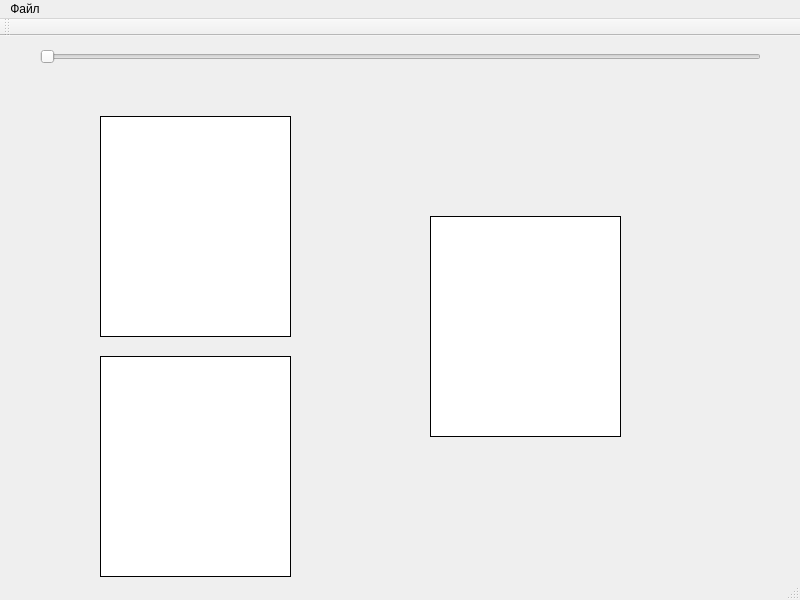
<?xml version="1.0" encoding="UTF-8"?>
<ui version="4.0">
 <class>MainWindow</class>
 <widget class="QMainWindow" name="MainWindow">
  <property name="geometry">
   <rect>
    <x>0</x>
    <y>0</y>
    <width>800</width>
    <height>600</height>
   </rect>
  </property>
  <property name="minimumSize">
   <size>
    <width>800</width>
    <height>600</height>
   </size>
  </property>
  <property name="windowTitle">
   <string>Преобразование треугольников</string>
  </property>
  <widget class="QWidget" name="centralWidget">
   <widget class="QSlider" name="slider">
    <property name="geometry">
     <rect>
      <x>40</x>
      <y>10</y>
      <width>721</width>
      <height>22</height>
     </rect>
    </property>
    <property name="orientation">
     <enum>Qt::Horizontal</enum>
    </property>
   </widget>
   <widget class="PixelFrame" name="one" native="true">
    <property name="geometry">
     <rect>
      <x>100</x>
      <y>80</y>
      <width>191</width>
      <height>221</height>
     </rect>
    </property>
    <property name="styleSheet">
     <string notr="true">background: white; border: 1px solid black;</string>
    </property>
   </widget>
   <widget class="PixelFrame" name="two" native="true">
    <property name="geometry">
     <rect>
      <x>100</x>
      <y>320</y>
      <width>191</width>
      <height>221</height>
     </rect>
    </property>
    <property name="styleSheet">
     <string notr="true">background: white;border: 1px solid black;</string>
    </property>
   </widget>
   <widget class="PixelFrame" name="combo" native="true">
    <property name="geometry">
     <rect>
      <x>430</x>
      <y>180</y>
      <width>191</width>
      <height>221</height>
     </rect>
    </property>
    <property name="styleSheet">
     <string notr="true">background: white; border: 1px solid black;</string>
    </property>
   </widget>
  </widget>
  <widget class="QMenuBar" name="menuBar">
   <property name="geometry">
    <rect>
     <x>0</x>
     <y>0</y>
     <width>800</width>
     <height>21</height>
    </rect>
   </property>
   <widget class="QMenu" name="menu">
    <property name="title">
     <string>Файл</string>
    </property>
   </widget>
   <addaction name="menu"/>
  </widget>
  <widget class="QToolBar" name="mainToolBar">
   <property name="windowTitle">
    <string>Преобразование треугольников</string>
   </property>
   <attribute name="toolBarArea">
    <enum>TopToolBarArea</enum>
   </attribute>
   <attribute name="toolBarBreak">
    <bool>false</bool>
   </attribute>
  </widget>
  <widget class="QStatusBar" name="statusBar"/>
 </widget>
 <layoutdefault spacing="6" margin="11"/>
 <customwidgets>
  <customwidget>
   <class>PixelFrame</class>
   <extends>QWidget</extends>
   <header>view/pixelframe.h</header>
   <container>1</container>
  </customwidget>
 </customwidgets>
 <resources/>
 <connections/>
</ui>
